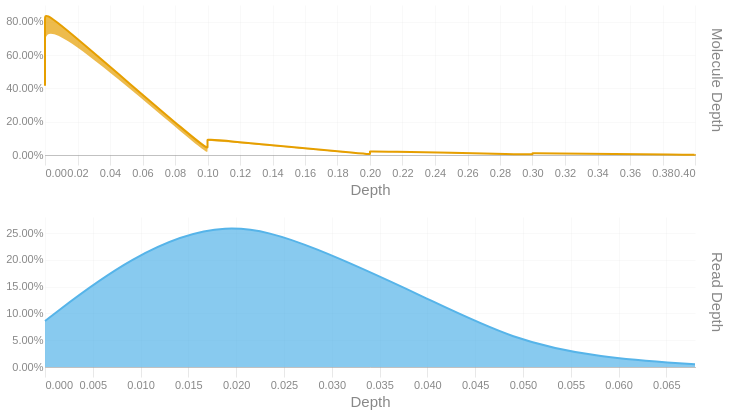

Here is the notebook cell this chart was saved with:
### Code cell
readdep = depth_hist(tb['Read Depth'], q99, 3)
readdep = readdep.with_columns(pl.lit('Read Depth').alias('Metric'))
if not SKIPLR:
    moldep = depth_hist(tb['Molecule Depth'], mol_q99, 1)
    moldep = moldep.with_columns(pl.lit('Molecule Depth').alias('Metric'))
    _hist = pl.concat([readdep, moldep])
    _hist = _hist.filter(pl.col('Proportion') != 0)
    with SafeRender(_hist):
        (
            alt.Chart(_hist)        
            .mark_area(interpolate = "basis")
            .encode(
                x=alt.X('Bin:Q').scale(domainMin=0).axis(alt.Axis(title='Depth')),
                y = alt.Y('Proportion:Q', title = None).axis(format = '.2%'),
                color = alt.Color('Metric:N').legend(None),
                row = alt.Row("Metric:N").header(title = None, labelOrient = 'right'),
                tooltip = [
                    alt.Tooltip("Metric:N", title = "Metric"),
                    alt.Tooltip('Interval:N', title = "Depth Interval"),
                    alt.Tooltip('Proportion:Q', title = "% Alignments").format('.2%')
                ]
            )
            .resolve_scale(x='independent', y='independent')
            .properties(
                height = 150, width = 650,
                usermeta={'embedOptions': {'downloadFileName': f'{samplename}.depth.hist'}}
            )
        ).display()
else:
    readdep = readdep.filter(pl.col('Proportion') != 0)
    with SafeRender(readdep):
        (
            alt.Chart(readdep)        
            .mark_area(interpolate = "basis")
            .encode(
                x=alt.X('Bin:Q').scale(domainMin=0).axis(alt.Axis(title='Depth')),
                y = alt.Y('Proportion:Q', title = None).axis(format = '.2%'),
                tooltip = [
                    alt.Tooltip('Interval:N', title = "Depth Interval"),
                    alt.Tooltip('Proportion:Q', title = "% Alignments").format('.2%')
                ]
            )
            .properties(
                usermeta={'embedOptions': {'downloadFileName': f'{samplename}.depth.hist'}}
            )
        ).display()

### Figure 1 — Vega-Lite specification as saved in the notebook (floating-point values rounded to 4 significant figures)
{"width": 650, "height": 150, "config": {"title": {"anchor": "start", "dy": -15, "fontSize": 18, "color": "#888888", "subtitleColor": "#888888", "subtitleFontSize": 14}, "arc": {"fill": "#0072B2"}, "axis": {"domainColor": "#888888", "domainWidth": 0.5, "gridWidth": 0.2, "grid": false, "titleFontWeight": 400, "titleFontSize": 15, "labelFontSize": 11, "labelColor": "#888888", "tickColor": "#888888", "tickWidth": 0.2, "titleColor": "#888888"}, "axisBand": {"grid": false}, "axisX": {"grid": true, "tickSize": 10, "domainCap": "round"}, "axisY": {"domain": false, "grid": true, "tickSize": 0, "domainCap": "round"}, "background": "transparent", "header": {"labelFontSize": 15, "labelColor": "#888888", "titleFontSize": 15, "titleFontWeight": 600, "titleColor": "#888888"}, "legend": {"labelFont": "sans-serif", "labelFontSize": 12, "labelColor": "#888888", "symbolSize": 100, "symbolType": "circle", "titleFontSize": 12, "titlePadding": 10, "titleColor": "#888888", "title": null}, "range": {"category": ["#E69F00", "#56B4E9", "#009E73", "#F0E442", "#0072B2", "#D55E00", "#CC79A7", "#000000"], "diverging": ["#cfe8f3", "#a2d4ec", "#73bfe2", "#46abdb", "#1696d2", "#12719e"]}, "area": {"fill": "#0072B2", "fillOpacity": 0.7, "line": true, "strokeOpacity": 0.7}, "line": {"color": "#0072B2", "stroke": "#0072B2", "strokeWidth": 2}, "trail": {"color": "#0072B2", "stroke": "#0072B2", "strokeWidth": 0, "size": 1}, "point": {"filled": true, "fillOpacity": 1.0, "size": 95}, "text": {"color": "#888888", "fontSize": 11, "align": "right", "fontWeight": 400, "size": 11}, "bar": {"fill": "#0072B2", "stroke": null}, "view": {"stroke": null, "continuousWidth": 660, "continuousHeight": 400}}, "data": {"name": "data-d307104edfd4d567850a82a18c9c68f9"}, "mark": {"type": "area", "interpolate": "basis"}, "encoding": {"color": {"field": "Metric", "legend": null, "type": "nominal"}, "row": {"field": "Metric", "header": {"title": null, "labelOrient": "right"}, "type": "nominal"}, "tooltip": [{"field": "Metric", "title": "Metric", "type": "nominal"}, {"field": "Interval", "title": "Depth Interval", "type": "nominal"}, {"field": "Proportion", "format": ".2%", "title": "% Alignments", "type": "quantitative"}], "x": {"axis": {"title": "Depth"}, "field": "Bin", "scale": {"domainMin": 0}, "type": "quantitative"}, "y": {"axis": {"format": ".2%"}, "field": "Proportion", "title": null, "type": "quantitative"}}, "resolve": {"scale": {"x": "independent", "y": "independent"}}, "usermeta": {"embedOptions": {"downloadFileName": "S6_Annis_4798.depth.hist"}}, "$schema": "https://vega.github.io/schema/vega-lite/v6.1.0.json", "datasets": {"data-d307104edfd4d567850a82a18c9c68f9": [{"Bin": 0.0, "Interval": "0.0-0.002", "Proportion": 0.086, "Metric": "Read Depth"}, {"Bin": 0.009, "Interval": "0.009-0.012", "Proportion": 0.209, "Metric": "Read Depth"}, {"Bin": 0.019, "Interval": "0.019-0.021", "Proportion": 0.278, "Metric": "Read Depth"}, {"Bin": 0.028, "Interval": "0.028-0.03", "Proportion": 0.227, "Metric": "Read Depth"}, {"Bin": 0.04, "Interval": "0.04-0.042", "Proportion": 0.128, "Metric": "Read Depth"}, {"Bin": 0.049, "Interval": "0.049-0.051", "Proportion": 0.05, "Metric": "Read Depth"}, {"Bin": 0.058, "Interval": "0.058-0.061", "Proportion": 0.017, "Metric": "Read Depth"}, {"Bin": 0.068, "Interval": "0.068-0.07", "Proportion": 0.005, "Metric": "Read Depth"}, {"Bin": 0.0, "Interval": "0.0-0.0", "Proportion": 0.415, "Metric": "Molecule Depth"}, {"Bin": 0.0, "Interval": "0.0-0.0", "Proportion": 0.243, "Metric": "Molecule Depth"}, {"Bin": 0.0, "Interval": "0.0-0.0", "Proportion": 0.178, "Metric": "Molecule Depth"}, {"Bin": 0.0, "Interval": "0.0-0.1", "Proportion": 0.033, "Metric": "Molecule Depth"}, {"Bin": 0.1, "Interval": "0.1-0.1", "Proportion": 0.023, "Metric": "Molecule Depth"}, {"Bin": 0.1, "Interval": "0.1-0.1", "Proportion": 0.028, "Metric": "Molecule Depth"}, {"Bin": 0.1, "Interval": "0.1-0.1", "Proportion": 0.011, "Metric": "Molecule Depth"}, {"Bin": 0.1, "Interval": "0.1-0.1", "Proportion": 0.008, "Metric": "Molecule Depth"}, {"Bin": 0.1, "Interval": "0.1-0.1", "Proportion": 0.013, "Metric": "Molecule Depth"}, {"Bin": 0.1, "Interval": "0.1-0.1", "Proportion": 0.006, "Metric": "Molecule Depth"}, {"Bin": 0.1, "Interval": "0.1-0.2", "Proportion": 0.008, "Metric": "Molecule Depth"}, {"Bin": 0.2, "Interval": "0.2-0.2", "Proportion": 0.003, "Metric": "Molecule Depth"}, {"Bin": 0.2, "Interval": "0.2-0.2", "Proportion": 0.003, "Metric": "Molecule Depth"}, {"Bin": 0.2, "Interval": "0.2-0.2", "Proportion": 0.005, "Metric": "Molecule Depth"}, {"Bin": 0.2, "Interval": "0.2-0.2", "Proportion": 0.002, "Metric": "Molecule Depth"}, {"Bin": 0.2, "Interval": "0.2-0.2", "Proportion": 0.002, "Metric": "Molecule Depth"}, {"Bin": 0.2, "Interval": "0.2-0.2", "Proportion": 0.004, "Metric": "Molecule Depth"}, {"Bin": 0.2, "Interval": "0.2-0.2", "Proportion": 0.002, "Metric": "Molecule Depth"}, {"Bin": 0.2, "Interval": "0.2-0.3", "Proportion": 0.002, "Metric": "Molecule Depth"}, {"Bin": 0.3, "Interval": "0.3-0.3", "Proportion": 0.003, "Metric": "Molecule Depth"}, {"Bin": 0.3, "Interval": "0.3-0.3", "Proportion": 0.001, "Metric": "Molecule Depth"}, {"Bin": 0.3, "Interval": "0.3-0.3", "Proportion": 0.002, "Metric": "Molecule Depth"}, {"Bin": 0.3, "Interval": "0.3-0.3", "Proportion": 0.001, "Metric": "Molecule Depth"}, {"Bin": 0.3, "Interval": "0.3-0.3", "Proportion": 0.001, "Metric": "Molecule Depth"}, {"Bin": 0.3, "Interval": "0.3-0.3", "Proportion": 0.002, "Metric": "Molecule Depth"}, {"Bin": 0.3, "Interval": "0.3-0.4", "Proportion": 0.001, "Metric": "Molecule Depth"}, {"Bin": 0.4, "Interval": "0.4-0.4", "Proportion": 0.001, "Metric": "Molecule Depth"}, {"Bin": 0.4, "Interval": "0.4-0.4", "Proportion": 0.001, "Metric": "Molecule Depth"}, {"Bin": 0.4, "Interval": "0.4-0.4", "Proportion": 0.001, "Metric": "Molecule Depth"}, {"Bin": 0.4, "Interval": "0.4-0.41", "Proportion": 0.001, "Metric": "Molecule Depth"}]}}
